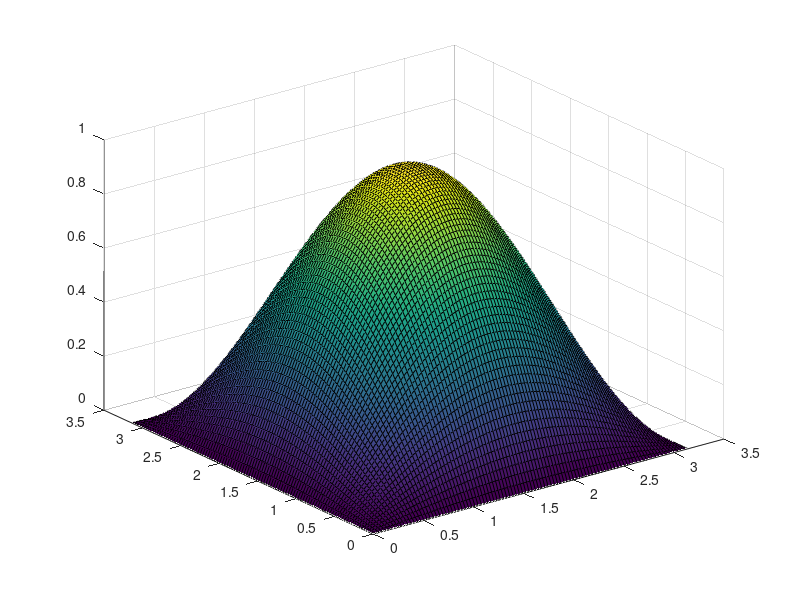

This figure's MATLAB source:
%
N=100;
xgv = 0:(pi)/(N-1):pi;
Z = zeros(length(xgv));
for i=1:length(xgv)
   for j = 1:length(xgv)
       Z(i,j) = sin(xgv(i)).*sin(xgv(j));
   end
end

surf(xgv,xgv,Z)